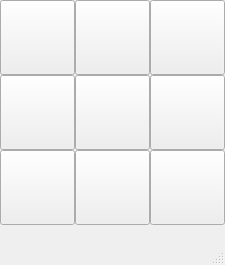
<?xml version="1.0" encoding="UTF-8"?>
<ui version="4.0">
 <class>MainWindow</class>
 <widget class="QMainWindow" name="MainWindow">
  <property name="geometry">
   <rect>
    <x>0</x>
    <y>0</y>
    <width>225</width>
    <height>265</height>
   </rect>
  </property>
  <property name="windowTitle">
   <string>MainWindow</string>
  </property>
  <widget class="QWidget" name="centralwidget">
   <widget class="QPushButton" name="pushButton">
    <property name="geometry">
     <rect>
      <x>0</x>
      <y>0</y>
      <width>75</width>
      <height>75</height>
     </rect>
    </property>
    <property name="font">
     <font>
      <pointsize>48</pointsize>
     </font>
    </property>
    <property name="text">
     <string/>
    </property>
   </widget>
   <widget class="QPushButton" name="pushButton_2">
    <property name="geometry">
     <rect>
      <x>75</x>
      <y>0</y>
      <width>75</width>
      <height>75</height>
     </rect>
    </property>
    <property name="font">
     <font>
      <pointsize>48</pointsize>
     </font>
    </property>
    <property name="text">
     <string/>
    </property>
   </widget>
   <widget class="QPushButton" name="pushButton_3">
    <property name="geometry">
     <rect>
      <x>150</x>
      <y>0</y>
      <width>75</width>
      <height>75</height>
     </rect>
    </property>
    <property name="font">
     <font>
      <pointsize>48</pointsize>
     </font>
    </property>
    <property name="text">
     <string/>
    </property>
   </widget>
   <widget class="QPushButton" name="pushButton_4">
    <property name="geometry">
     <rect>
      <x>150</x>
      <y>75</y>
      <width>75</width>
      <height>75</height>
     </rect>
    </property>
    <property name="font">
     <font>
      <pointsize>48</pointsize>
     </font>
    </property>
    <property name="text">
     <string/>
    </property>
   </widget>
   <widget class="QPushButton" name="pushButton_5">
    <property name="geometry">
     <rect>
      <x>75</x>
      <y>75</y>
      <width>75</width>
      <height>75</height>
     </rect>
    </property>
    <property name="font">
     <font>
      <pointsize>48</pointsize>
     </font>
    </property>
    <property name="text">
     <string/>
    </property>
   </widget>
   <widget class="QPushButton" name="pushButton_6">
    <property name="geometry">
     <rect>
      <x>0</x>
      <y>75</y>
      <width>75</width>
      <height>75</height>
     </rect>
    </property>
    <property name="font">
     <font>
      <pointsize>48</pointsize>
     </font>
    </property>
    <property name="text">
     <string/>
    </property>
   </widget>
   <widget class="QPushButton" name="pushButton_7">
    <property name="geometry">
     <rect>
      <x>150</x>
      <y>150</y>
      <width>75</width>
      <height>75</height>
     </rect>
    </property>
    <property name="font">
     <font>
      <pointsize>48</pointsize>
     </font>
    </property>
    <property name="text">
     <string/>
    </property>
   </widget>
   <widget class="QPushButton" name="pushButton_8">
    <property name="geometry">
     <rect>
      <x>75</x>
      <y>150</y>
      <width>75</width>
      <height>75</height>
     </rect>
    </property>
    <property name="font">
     <font>
      <pointsize>48</pointsize>
     </font>
    </property>
    <property name="text">
     <string/>
    </property>
   </widget>
   <widget class="QPushButton" name="pushButton_9">
    <property name="geometry">
     <rect>
      <x>0</x>
      <y>150</y>
      <width>75</width>
      <height>75</height>
     </rect>
    </property>
    <property name="font">
     <font>
      <pointsize>48</pointsize>
     </font>
    </property>
    <property name="text">
     <string/>
    </property>
   </widget>
  </widget>
  <widget class="QMenuBar" name="menubar">
   <property name="geometry">
    <rect>
     <x>0</x>
     <y>0</y>
     <width>225</width>
     <height>21</height>
    </rect>
   </property>
  </widget>
  <widget class="QStatusBar" name="statusbar"/>
 </widget>
 <resources/>
 <connections/>
</ui>
